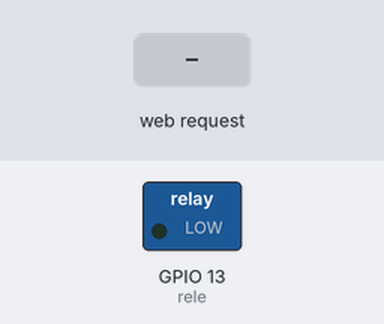
Recording of a sketch running on a simulated ESP32. On the bench: switched loads named in the sketch (green lamp = pin HIGH). The test bench sets the inputs (shaded band). WiFi joins after 1.5 s; servers stay silent unless stated; what the sketch prints to the serial monitor is not drawn.

Above: at 2.7 s.
2.8 s: HTTP request GET /ligar received
At 3.9 s:
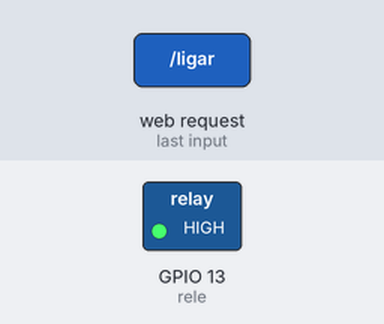
4.3 s: HTTP request GET /desligar received
At 5.0 s:
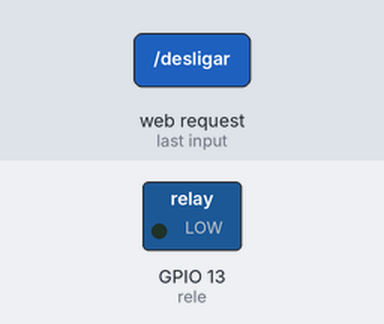
Timing chart, 0 to 7.3 s (numbered marks = the images above; inputs shaded):
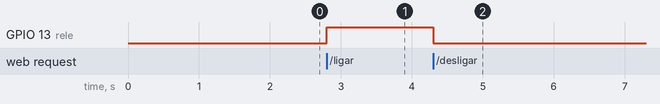

The sketch:

domo_callidus.ino
```cpp
#include <WiFi.h>
#include <ArduinoJson.h>

const char *ssid = "nome da rede wifi";
const char *password = "senha do wifi";

WiFiServer server(80);
int rele =13;
void setup() {
  Serial.begin(115200);
  pinMode(rele, OUTPUT);  // set the LED pin mode

  delay(10);

  // We start by connecting to a WiFi network

  Serial.println();
  Serial.println();
  Serial.print("Connecting to ");
  Serial.println(ssid);

  WiFi.begin(ssid, password);

  while (WiFi.status() != WL_CONNECTED) {
    delay(500);
    Serial.print(".");
  }

  Serial.println("");
  Serial.println("WiFi connected.");
  Serial.println("IP address: ");
  Serial.println(WiFi.localIP());

  server.begin();
}

int value = 0;

void loop() {
  StaticJsonDocument<200> doc;
  String json;
  WiFiClient client = server.available();  // listen for incoming clients

  if (client) {                     // if you get a client,
    Serial.println("New Client.");  // print a message out the serial port
    String currentLine = "";        // make a String to hold incoming data from the client
    while (client.connected()) {    // loop while the client's connected
      if (client.available()) {     // if there's bytes to read from the client,
        char c = client.read();     // read a byte, then
        Serial.write(c);            // print it out the serial monitor
        if (c == '\n') {            // if the byte is a newline character

          // if the current line is blank, you got two newline characters in a row.
          // that's the end of the client HTTP request, so send a response:
          if (currentLine.length() == 0) {
            // HTTP headers always start with a response code (e.g. HTTP/1.1 200 OK)
            // and a content-type so the client knows what's coming, then a blank line:
            client.println("HTTP/1.1 200 OK");
            client.println("Content-type:application/json");
            client.println();

            if (digitalRead(rele)) {
              doc["estado"] = true;
            } else {
              doc["estado"] = false;
            }

            serializeJson(doc, json);
            client.println(json);
            // The HTTP response ends with another blank line:
            client.println();
            // break out of the while loop:
            break;
          } else {  // if you got a newline, then clear currentLine:
            currentLine = "";
          }
        } else if (c != '\r') {  // if you got anything else but a carriage return character,
          currentLine += c;      // add it to the end of the currentLine
        }

        // Check to see if the client request was "GET /H" or "GET /L":
        if (currentLine.endsWith("GET /ligar")) {
          digitalWrite(rele, HIGH);  // GET /H turns the LED on
        }
        if (currentLine.endsWith("GET /desligar")) {
          digitalWrite(rele, LOW);  // GET /L turns the LED off
        }
      }
    }
    // close the connection:
    client.stop();
    Serial.println("Client Disconnected.");
  }
}
```

Measured:
- after the input at 2.8 s, GPIO 13 (rele): LOW → HIGH at once
- after the input at 4.3 s, GPIO 13 (rele): HIGH → LOW at once
